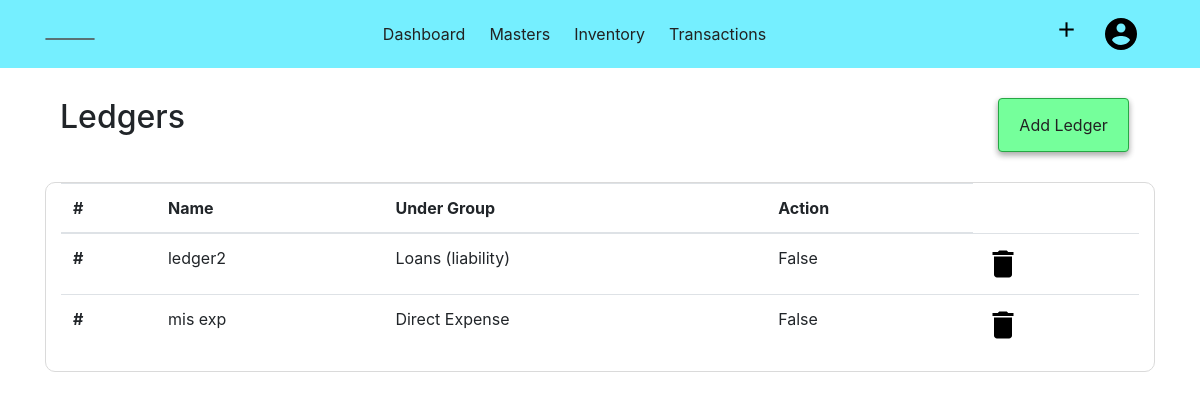
/ledgers (signed in), run on the app's committed database.
### acsystem/models.py (models this page shows, shortened)
class Ledger(db.Model):
    id = db.Column(db.Integer, primary_key=True)
    name = db.Column(db.String(40), nullable=False)
    affectinventory = db.Column(db.Boolean)
    undername = db.Column(db.String(40))
    under = db.Column(db.Integer, db.ForeignKey('group.id', ondelete="CASCADE"), nullable=False)
    company_id = db.Column(db.Integer, db.ForeignKey('company.id', ondelete="CASCADE"), nullable=False)

### acsystem/groupledger/routes.py (the view, shortened to what this page needs)
@groupledgers.route('/ledgers', methods=['GET','POST'])
@login_required
def ledger():
    if current_user.activecompany == 0:
        flash(f"No Company is Activated! ","warning")
        return redirect(url_for('company.companies'))
    form = LedgerForm()
    form.under.choices+= [(str(fixedgroup.id), fixedgroup.name) for fixedgroup in FixedGroup.query.all()]
    form.under.choices+= [(str(group.id), group.name) for group in Group.query.filter_by(company_id = current_user.activecompany).all()]
    ledgers = Ledger.query.filter_by(company_id = current_user.activecompany).all()
    return render_template('groupledger/showledgers.html', title="Ledgers", form=form, ledgers = ledgers )

### acsystem/models.py (called while the page is built)
@login_manager.user_loader
def load_user(user_id):
    return User.query.get(int(user_id))

### acsystem/templates/groupledger/showledgers.html (shortened to what this page needs)
{% from "renderfield.html" import render_field, render_doublefield %}
{% extends "layout.html"%}
{% block content %}
<div class="container">
    <div class="container-fluid">
        <h2 class="float-left">Ledgers</h2>
        <ul class="nav justify-content-end">
            <li class="btn btn-success">
                <a class="nav-link" data-toggle="modal" data-target="#createledger">Add Ledger</a>
            </li>
        </ul>
    </div>
    <div class="container-fluid" style="border:1px solid rgb(218, 218, 218); border-radius:10px;">
        <table class="table table-hover">
            <thead>
                <tr>
                    <th scope="col">#</th>
                    <th scope="col">Name</th>
                    <th scope="col">Under Group</th>
                    <th scope="col">Action</th>
                </tr>
            </thead>
            <tbody>
                {% for ledger in ledgers %}
                <tr>
                    <th scope="row">#</th>
                    <td>{{ ledger.name }}</td>
                    <td>{{ ledger.undername }}</td>
                    <td>{{ ledger.affectinventory }}</td>
                    <td  class="deletelgr" >
                        <img style="cursor:pointer;" data-toggle="modal" data-target="#deleteledger" src="{{ url_for('static',filename='images/delete.png') }}" alt="Delete">
                    </td>
                {% endfor %}
            </tbody>
        </table>
    </div>
</div>
{% endblock content %}

### acsystem/static/main.css (style rules this page uses)
a { color: rgb(34, 34, 34) !important; }

### acsystem/static/style.css (style rules this page uses)
.btn { -webkit-box-shadow: 0 3px 6px rgba(0, 0, 0, 0.16), 0 3px 6px rgba(0, 0, 0, 0.23); box-shadow: 0 3px 6px rgba(0, 0, 0, 0.16), 0 3px 6px rgba(0, 0, 0, 0.23); }
.nav-link { color: rgba(12, 12, 12, 0.76); padding: .5rem !important; }
.btn { margin: 0 .7rem; }
.btn-success { background-color: #75ff9b !important; }
.container-fluid { margin-top: 30px !important; }

### data on the page
Ledger: name "ledger2", undername "Loans (liability)", affectinventory "False"
Ledger: name "mis exp", undername "Direct Expense", affectinventory "False"
